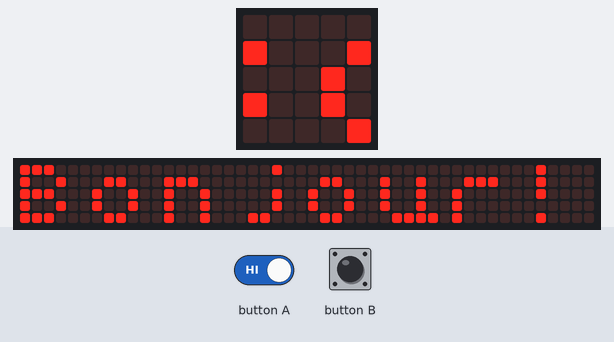
Bench run of a program on a simulated BBC micro:bit (MakeCode). On the bench: the board's 5×5 LED display, a strip that is not on the board, showing the scrolling text unrolled. The test bench sets the inputs (shaded band). The 48×5 strip is a reading aid, not a part: it shows the text the display is scrolling, unrolled, one strip-width of it at a time.

Above: at 6.07 s.
6.1 s: button A held down
At 13.9 s:
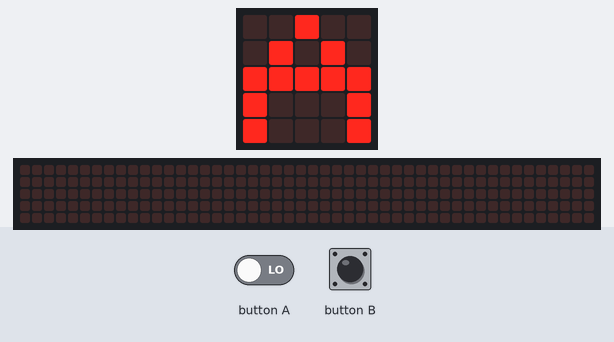
14.4 s: button B pressed for 3 s
At 17.5 s:
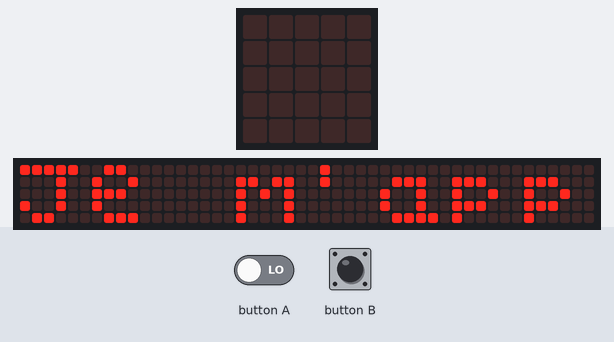
20.4 s: button A released
At 31.13 s:
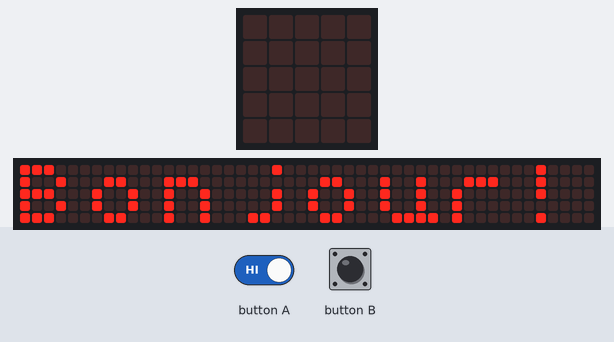
31.3 s: button A driven LOW and button B driven LOW
At 39.4 s:
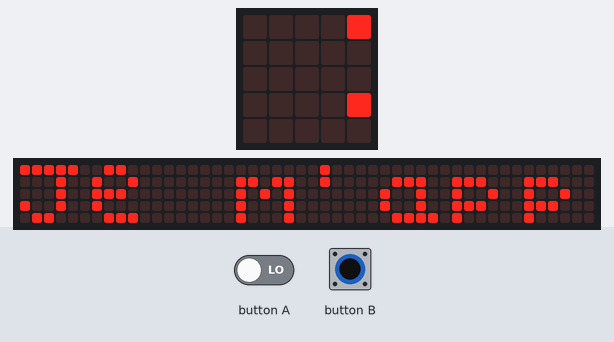

The program:

main.ts
```typescript
for (let index = 0; index < 4; index++) {
    basic.showIcon(IconNames.StickFigure)
    basic.pause(100)
    basic.showLeds(`
        # . # . #
        . # # # .
        . . # . .
        # # . # #
        . . . . .
        `)
    basic.pause(100)
}
basic.forever(function () {
    if (input.buttonIsPressed(Button.B)) {
        basic.showString("Je m'appelle Marc")
    } else if (input.buttonIsPressed(Button.A)) {
        basic.showLeds(`
            . . # . .
            . # . # .
            # # # # #
            # . . . #
            # . . . #
            `)
        basic.pause(1500)
    } else {
        while (!(input.buttonIsPressed(Button.A) || input.buttonIsPressed(Button.B))) {
            basic.showString("Bonjour!")
        }
    }
})
```

test.ts
```typescript
// les tests vont ici; ceci n'est pas compilé lorsque cet ensemble est utilisé en tant qu'extension.
```

Measured:
- after the input at 6.1 s, the display: first differs from a run without the input after 6.8 s (image 1)
- after the input at 14.4 s, the display: first changes after 0.44 s (image 2 shows a later state)
- after the input at 20.4 s, the display: first differs from a run without the input after 10.7 s (image 3)
- after the input at 31.3 s, the display: first differs from a run without the input after 7.9 s (image 4 shows a later state)
